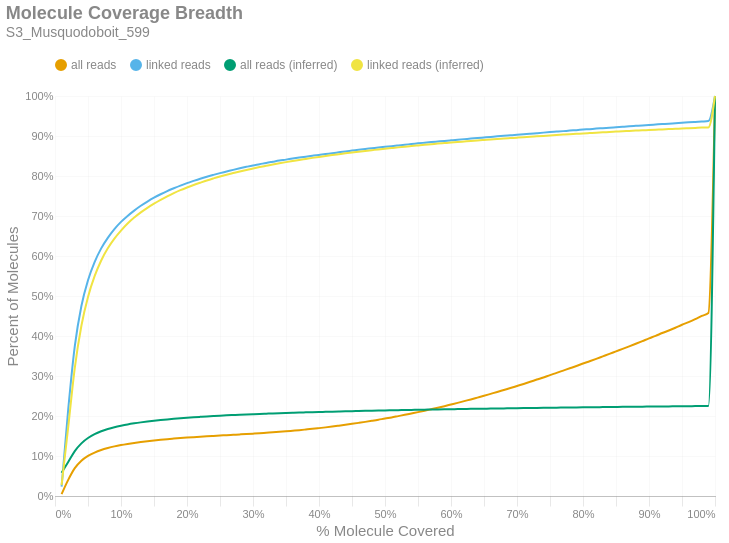

This figure's notebook cell:
### Markdown cell above
### Molecule Read Coverage
This chart shows molecule coverage breadth as computed by the number of bases aligned to that molecule. In other words, "*how much of each unique long molecule is actually sequenced/aligned?*" Keep in mind there is a distinction between sequences and alignments, since some sequences belonging to a particular molecule may not align well and wouldn't appear in the alignment data. This chart also shows molecule coverage breadth as computed by the *inferred fragment* from which the aligned sequences originate. Unlike read coverage, this calculation takes into account the total insert size, including unsequenced gaps between the forward and reverse reads. Like the previous figures, these are cumulative percents.

### Code cell
if SKIPLR:
    print_html(f"Skipped")
else:
    binned_df = consolidated_hist(valids['coverage_bp'], mask, 0.01, True)
    binned_df_inf = consolidated_hist(valids['coverage_inserts'], mask, 0.01, True)
    binned_df = binned_df.with_columns(pl.lit(binned_df_inf['all reads (cumsum)']).alias('all reads (inferred)'))
    binned_df = binned_df.with_columns(pl.lit(binned_df_inf['linked reads (cumsum)']).alias('linked reads (inferred)'))
    binned_df = binned_df.with_columns(
        (pl.col('bin').cast(pl.Float64) + 0.01).alias('right_edge')
    )

    with SafeRender(binned_df):
        (
            density_plot(binned_df, 'Molecule Coverage Breadth', samplename, 'molcov', ['all reads (inferred)','linked reads (inferred)'])
            .encode(
                #x=alt.X('bin:Q', title="% Molecule Covered").axis(format = '%').scale(padding=0),
                x=alt.X('right_edge:Q', title="% Molecule Covered").axis(format='%').scale(padding=0),
                y=alt.Y('value:Q', title='Percent of Molecules')
                    .axis(format='%')
                    .stack(False)
                    .scale(domainMin=0, padding=0),
                color=alt.Color("key:N").scale(domain = ["all reads", "linked reads", "all reads (inferred)", "linked reads (inferred)"]),
                tooltip = [
                    alt.Tooltip("key:N", title = "Data Type"),
                    alt.Tooltip("range_label:N", title="% Molecule Covered"),
                    alt.Tooltip("value:Q", format = ".2%", title="% Molecules")
                ]
            )
        ).display()

### Figure 1 — Vega-Lite specification as saved in the notebook (floating-point values rounded to 4 significant figures)
{"width": "container", "height": 400, "config": {"title": {"anchor": "start", "dy": -15, "fontSize": 18, "color": "#888888", "subtitleColor": "#888888", "subtitleFontSize": 14}, "arc": {"fill": "#0072B2"}, "axis": {"domainColor": "#888888", "domainWidth": 0.5, "gridWidth": 0.2, "grid": false, "titleFontWeight": 400, "titleFontSize": 15, "labelFontSize": 11, "labelColor": "#888888", "tickColor": "#888888", "tickWidth": 0.2, "titleColor": "#888888"}, "axisBand": {"grid": false}, "axisX": {"grid": true, "tickSize": 10, "domainCap": "round"}, "axisY": {"domain": false, "grid": true, "tickSize": 0, "domainCap": "round"}, "background": "transparent", "header": {"labelFontSize": 15, "labelColor": "#888888", "titleFontSize": 15, "titleFontWeight": 600, "titleColor": "#888888"}, "legend": {"labelFont": "sans-serif", "labelFontSize": 12, "labelColor": "#888888", "symbolSize": 100, "symbolType": "circle", "titleFontSize": 12, "titlePadding": 10, "titleColor": "#888888", "title": null, "orient": "top"}, "range": {"category": ["#E69F00", "#56B4E9", "#009E73", "#F0E442", "#0072B2", "#D55E00", "#CC79A7", "#000000"], "diverging": ["#cfe8f3", "#a2d4ec", "#73bfe2", "#46abdb", "#1696d2", "#12719e"]}, "area": {"fill": "#0072B2", "fillOpacity": 0.7, "line": true, "strokeOpacity": 0.7}, "line": {"color": "#0072B2", "stroke": "#0072B2", "strokeWidth": 2}, "trail": {"color": "#0072B2", "stroke": "#0072B2", "strokeWidth": 0, "size": 1}, "point": {"filled": true, "fillOpacity": 1.0, "size": 95}, "text": {"color": "#888888", "fontSize": 11, "align": "right", "fontWeight": 400, "size": 11}, "bar": {"fill": "#0072B2", "stroke": null}, "view": {"stroke": null, "continuousWidth": 660, "continuousHeight": 400}}, "data": {"name": "data-ebaa8e9aa73069ca1378014bee89e845"}, "mark": {"type": "line", "interpolate": "monotone", "point": {"opacity": 0, "size": 275}}, "encoding": {"color": {"field": "key", "scale": {"domain": ["all reads", "linked reads", "all reads (inferred)", "linked reads (inferred)"]}, "type": "nominal"}, "tooltip": [{"field": "key", "title": "Data Type", "type": "nominal"}, {"field": "range_label", "title": "% Molecule Covered", "type": "nominal"}, {"field": "value", "format": ".2%", "title": "% Molecules", "type": "quantitative"}], "x": {"axis": {"format": "%"}, "field": "right_edge", "scale": {"padding": 0}, "title": "% Molecule Covered", "type": "quantitative"}, "y": {"axis": {"format": "%"}, "field": "value", "scale": {"domainMin": 0, "padding": 0}, "stack": false, "title": "Percent of Molecules", "type": "quantitative"}}, "params": [{"name": "param_c36ac31b6afebe62", "select": {"type": "point", "fields": ["key"]}, "bind": "legend"}], "title": {"text": "Molecule Coverage Breadth", "subtitle": "S3_Musquodoboit_599"}, "transform": [{"fold": ["all reads (cumsum)", "linked reads (cumsum)", "all reads (inferred)", "linked reads (inferred)"]}, {"calculate": "replace(datum.key, ' (cumsum)', '')", "as": "key"}, {"filter": {"param": "param_c36ac31b6afebe62"}}], "usermeta": {"embedOptions": {"downloadFileName": "S3_Musquodoboit_599.molcov"}}, "$schema": "https://vega.github.io/schema/vega-lite/v6.1.0.json", "datasets": {"data-ebaa8e9aa73069ca1378014bee89e845": [{"bin": "0.0", "interval": "0.0-0.01", "all reads": 0.004591, "linked reads": 0.02348, "all reads (cumsum)": 0.004591, "linked reads (cumsum)": 0.02348, "range_label": "0.0-0.01", "all reads (inferred)": 0.05797, "linked reads (inferred)": 0.02724, "right_edge": 0.01}, {"bin": "0.01", "interval": "0.01-0.02", "all reads": 0.0357, "linked reads": 0.1926, "all reads (cumsum)": 0.04029, "linked reads (cumsum)": 0.2161, "range_label": "0.01-0.02", "all reads (inferred)": 0.08486, "linked reads (inferred)": 0.1722, "right_edge": 0.02}, {"bin": "0.02", "interval": "0.02-0.03", "all reads": 0.02932, "linked reads": 0.1588, "all reads (cumsum)": 0.06961, "linked reads (cumsum)": 0.3748, "range_label": "0.02-0.03", "all reads (inferred)": 0.1122, "linked reads (inferred)": 0.3205, "right_edge": 0.03}, {"bin": "0.03", "interval": "0.03-0.04", "all reads": 0.01857, "linked reads": 0.1001, "all reads (cumsum)": 0.08818, "linked reads (cumsum)": 0.475, "range_label": "0.03-0.04", "all reads (inferred)": 0.1316, "linked reads (inferred)": 0.4255, "right_edge": 0.04}, {"bin": "0.04", "interval": "0.04-0.05", "all reads": 0.01202, "linked reads": 0.0646, "all reads (cumsum)": 0.1002, "linked reads (cumsum)": 0.5396, "range_label": "0.04-0.05", "all reads (inferred)": 0.1449, "linked reads (inferred)": 0.4975, "right_edge": 0.05}, {"bin": "0.05", "interval": "0.05-0.06", "all reads": 0.008435, "linked reads": 0.04522, "all reads (cumsum)": 0.1086, "linked reads (cumsum)": 0.5848, "range_label": "0.05-0.06", "all reads (inferred)": 0.1545, "linked reads (inferred)": 0.5495, "right_edge": 0.06}, {"bin": "0.06", "interval": "0.06-0.07", "all reads": 0.0064, "linked reads": 0.0343, "all reads (cumsum)": 0.115, "linked reads (cumsum)": 0.6191, "range_label": "0.06-0.07", "all reads (inferred)": 0.1618, "linked reads (inferred)": 0.5889, "right_edge": 0.07}, {"bin": "0.07", "interval": "0.07-0.08", "all reads": 0.004918, "linked reads": 0.02625, "all reads (cumsum)": 0.12, "linked reads (cumsum)": 0.6454, "range_label": "0.07-0.08", "all reads (inferred)": 0.1674, "linked reads (inferred)": 0.6192, "right_edge": 0.08}, {"bin": "0.08", "interval": "0.08-0.09", "all reads": 0.004103, "linked reads": 0.02191, "all reads (cumsum)": 0.1241, "linked reads (cumsum)": 0.6673, "range_label": "0.08-0.09", "all reads (inferred)": 0.1719, "linked reads (inferred)": 0.6435, "right_edge": 0.09}, {"bin": "0.09", "interval": "0.09-0.1", "all reads": 0.003387, "linked reads": 0.01807, "all reads (cumsum)": 0.1274, "linked reads (cumsum)": 0.6853, "range_label": "0.09-0.1", "all reads (inferred)": 0.1756, "linked reads (inferred)": 0.6635, "right_edge": 0.1}, {"bin": "0.1", "interval": "0.1-0.11", "all reads": 0.002825, "linked reads": 0.01491, "all reads (cumsum)": 0.1303, "linked reads (cumsum)": 0.7003, "range_label": "0.1-0.11", "all reads (inferred)": 0.1789, "linked reads (inferred)": 0.6811, "right_edge": 0.11}, {"bin": "0.11", "interval": "0.11-0.12", "all reads": 0.002508, "linked reads": 0.01321, "all reads (cumsum)": 0.1328, "linked reads (cumsum)": 0.7135, "range_label": "0.11-0.12", "all reads (inferred)": 0.1816, "linked reads (inferred)": 0.696, "right_edge": 0.12}, {"bin": "0.12", "interval": "0.12-0.13", "all reads": 0.002285, "linked reads": 0.01207, "all reads (cumsum)": 0.1351, "linked reads (cumsum)": 0.7255, "range_label": "0.12-0.13", "all reads (inferred)": 0.1841, "linked reads (inferred)": 0.709, "right_edge": 0.13}, {"bin": "0.13", "interval": "0.13-0.14", "all reads": 0.002011, "linked reads": 0.0105, "all reads (cumsum)": 0.1371, "linked reads (cumsum)": 0.736, "range_label": "0.13-0.14", "all reads (inferred)": 0.1862, "linked reads (inferred)": 0.7204, "right_edge": 0.14}, {"bin": "0.14", "interval": "0.14-0.15", "all reads": 0.001848, "linked reads": 0.009638, "all reads (cumsum)": 0.1389, "linked reads (cumsum)": 0.7457, "range_label": "0.14-0.15", "all reads (inferred)": 0.1881, "linked reads (inferred)": 0.7308, "right_edge": 0.15}, {"bin": "0.15", "interval": "0.15-0.16", "all reads": 0.001665, "linked reads": 0.008678, "all reads (cumsum)": 0.1406, "linked reads (cumsum)": 0.7544, "range_label": "0.15-0.16", "all reads (inferred)": 0.1899, "linked reads (inferred)": 0.7404, "right_edge": 0.16}, {"bin": "0.16", "interval": "0.16-0.17", "all reads": 0.001538, "linked reads": 0.007977, "all reads (cumsum)": 0.1421, "linked reads (cumsum)": 0.7623, "range_label": "0.16-0.17", "all reads (inferred)": 0.1915, "linked reads (inferred)": 0.7493, "right_edge": 0.17}, {"bin": "0.17", "interval": "0.17-0.18", "all reads": 0.001359, "linked reads": 0.007024, "all reads (cumsum)": 0.1435, "linked reads (cumsum)": 0.7694, "range_label": "0.17-0.18", "all reads (inferred)": 0.193, "linked reads (inferred)": 0.7573, "right_edge": 0.18}, {"bin": "0.18", "interval": "0.18-0.19", "all reads": 0.001316, "linked reads": 0.00674, "all reads (cumsum)": 0.1448, "linked reads (cumsum)": 0.7761, "range_label": "0.18-0.19", "all reads (inferred)": 0.1944, "linked reads (inferred)": 0.7646, "right_edge": 0.19}, {"bin": "0.19", "interval": "0.19-0.2", "all reads": 0.001234, "linked reads": 0.006199, "all reads (cumsum)": 0.146, "linked reads (cumsum)": 0.7823, "range_label": "0.19-0.2", "all reads (inferred)": 0.1956, "linked reads (inferred)": 0.7712, "right_edge": 0.2}, {"bin": "0.2", "interval": "0.2-0.21", "all reads": 0.001119, "linked reads": 0.005623, "all reads (cumsum)": 0.1472, "linked reads (cumsum)": 0.7879, "range_label": "0.2-0.21", "all reads (inferred)": 0.1968, "linked reads (inferred)": 0.7774, "right_edge": 0.21}, {"bin": "0.21", "interval": "0.21-0.22", "all reads": 0.001078, "linked reads": 0.005399, "all reads (cumsum)": 0.1482, "linked reads (cumsum)": 0.7933, "range_label": "0.21-0.22", "all reads (inferred)": 0.1979, "linked reads (inferred)": 0.7832, "right_edge": 0.22}, {"bin": "0.22", "interval": "0.22-0.23", "all reads": 0.001024, "linked reads": 0.004961, "all reads (cumsum)": 0.1493, "linked reads (cumsum)": 0.7983, "range_label": "0.22-0.23", "all reads (inferred)": 0.1989, "linked reads (inferred)": 0.7888, "right_edge": 0.23}, {"bin": "0.23", "interval": "0.23-0.24", "all reads": 0.0009561, "linked reads": 0.004542, "all reads (cumsum)": 0.1502, "linked reads (cumsum)": 0.8028, "range_label": "0.23-0.24", "all reads (inferred)": 0.1999, "linked reads (inferred)": 0.794, "right_edge": 0.24}, {"bin": "0.24", "interval": "0.24-0.25", "all reads": 0.0009379, "linked reads": 0.00436, "all reads (cumsum)": 0.1512, "linked reads (cumsum)": 0.8072, "range_label": "0.24-0.25", "all reads (inferred)": 0.2008, "linked reads (inferred)": 0.7988, "right_edge": 0.25}, {"bin": "0.25", "interval": "0.25-0.26", "all reads": 0.0009036, "linked reads": 0.004062, "all reads (cumsum)": 0.1521, "linked reads (cumsum)": 0.8112, "range_label": "0.25-0.26", "all reads (inferred)": 0.2016, "linked reads (inferred)": 0.8032, "right_edge": 0.26}, {"bin": "0.26", "interval": "0.26-0.27", "all reads": 0.0009463, "linked reads": 0.004147, "all reads (cumsum)": 0.153, "linked reads (cumsum)": 0.8154, "range_label": "0.26-0.27", "all reads (inferred)": 0.2024, "linked reads (inferred)": 0.8073, "right_edge": 0.27}, {"bin": "0.27", "interval": "0.27-0.28", "all reads": 0.0009412, "linked reads": 0.003902, "all reads (cumsum)": 0.1539, "linked reads (cumsum)": 0.8193, "range_label": "0.27-0.28", "all reads (inferred)": 0.2032, "linked reads (inferred)": 0.8113, "right_edge": 0.28}, {"bin": "0.28", "interval": "0.28-0.29", "all reads": 0.0009574, "linked reads": 0.003621, "all reads (cumsum)": 0.1549, "linked reads (cumsum)": 0.8229, "range_label": "0.28-0.29", "all reads (inferred)": 0.2039, "linked reads (inferred)": 0.8152, "right_edge": 0.29}, {"bin": "0.29", "interval": "0.29-0.3", "all reads": 0.001004, "linked reads": 0.003475, "all reads (cumsum)": 0.1559, "linked reads (cumsum)": 0.8264, "range_label": "0.29-0.3", "all reads (inferred)": 0.2046, "linked reads (inferred)": 0.8188, "right_edge": 0.3}, {"bin": "0.3", "interval": "0.3-0.31", "all reads": 0.001041, "linked reads": 0.00308, "all reads (cumsum)": 0.1569, "linked reads (cumsum)": 0.8295, "range_label": "0.3-0.31", "all reads (inferred)": 0.2052, "linked reads (inferred)": 0.8223, "right_edge": 0.31}, {"bin": "0.31", "interval": "0.31-0.32", "all reads": 0.001167, "linked reads": 0.003254, "all reads (cumsum)": 0.1581, "linked reads (cumsum)": 0.8327, "range_label": "0.31-0.32", "all reads (inferred)": 0.2058, "linked reads (inferred)": 0.8255, "right_edge": 0.32}, {"bin": "0.32", "interval": "0.32-0.33", "all reads": 0.001143, "linked reads": 0.002902, "all reads (cumsum)": 0.1593, "linked reads (cumsum)": 0.8356, "range_label": "0.32-0.33", "all reads (inferred)": 0.2065, "linked reads (inferred)": 0.8288, "right_edge": 0.33}, {"bin": "0.33", "interval": "0.33-0.34", "all reads": 0.001202, "linked reads": 0.002852, "all reads (cumsum)": 0.1605, "linked reads (cumsum)": 0.8385, "range_label": "0.33-0.34", "all reads (inferred)": 0.207, "linked reads (inferred)": 0.8318, "right_edge": 0.34}, {"bin": "0.34", "interval": "0.34-0.35", "all reads": 0.001305, "linked reads": 0.002472, "all reads (cumsum)": 0.1618, "linked reads (cumsum)": 0.8409, "range_label": "0.34-0.35", "all reads (inferred)": 0.2076, "linked reads (inferred)": 0.8347, "right_edge": 0.35}, {"bin": "0.35", "interval": "0.35-0.36", "all reads": 0.001442, "linked reads": 0.002639, "all reads (cumsum)": 0.1632, "linked reads (cumsum)": 0.8436, "range_label": "0.35-0.36", "all reads (inferred)": 0.2081, "linked reads (inferred)": 0.8375, "right_edge": 0.36}, {"bin": "0.36", "interval": "0.36-0.37", "all reads": 0.001446, "linked reads": 0.002454, "all reads (cumsum)": 0.1647, "linked reads (cumsum)": 0.846, "range_label": "0.36-0.37", "all reads (inferred)": 0.2086, "linked reads (inferred)": 0.8402, "right_edge": 0.37}, {"bin": "0.37", "interval": "0.37-0.38", "all reads": 0.001583, "linked reads": 0.002319, "all reads (cumsum)": 0.1662, "linked reads (cumsum)": 0.8484, "range_label": "0.37-0.38", "all reads (inferred)": 0.2091, "linked reads (inferred)": 0.8428, "right_edge": 0.38}, {"bin": "0.38", "interval": "0.38-0.39", "all reads": 0.001625, "linked reads": 0.002219, "all reads (cumsum)": 0.1679, "linked reads (cumsum)": 0.8506, "range_label": "0.38-0.39", "all reads (inferred)": 0.2096, "linked reads (inferred)": 0.8453, "right_edge": 0.39}, {"bin": "0.39", "interval": "0.39-0.4", "all reads": 0.00182, "linked reads": 0.002209, "all reads (cumsum)": 0.1697, "linked reads (cumsum)": 0.8528, "range_label": "0.39-0.4", "all reads (inferred)": 0.21, "linked reads (inferred)": 0.8478, "right_edge": 0.4}, {"bin": "0.4", "interval": "0.4-0.41", "all reads": 0.001876, "linked reads": 0.002169, "all reads (cumsum)": 0.1716, "linked reads (cumsum)": 0.855, "range_label": "0.4-0.41", "all reads (inferred)": 0.2105, "linked reads (inferred)": 0.85, "right_edge": 0.41}, {"bin": "0.41", "interval": "0.41-0.42", "all reads": 0.001983, "linked reads": 0.002049, "all reads (cumsum)": 0.1735, "linked reads (cumsum)": 0.857, "range_label": "0.41-0.42", "all reads (inferred)": 0.2109, "linked reads (inferred)": 0.8523, "right_edge": 0.42}, {"bin": "0.42", "interval": "0.42-0.43", "all reads": 0.002178, "linked reads": 0.002266, "all reads (cumsum)": 0.1757, "linked reads (cumsum)": 0.8593, "range_label": "0.42-0.43", "all reads (inferred)": 0.2114, "linked reads (inferred)": 0.8546, "right_edge": 0.43}, {"bin": "0.43", "interval": "0.43-0.44", "all reads": 0.002248, "linked reads": 0.002219, "all reads (cumsum)": 0.178, "linked reads (cumsum)": 0.8615, "range_label": "0.43-0.44", "all reads (inferred)": 0.2118, "linked reads (inferred)": 0.8568, "right_edge": 0.44}, {"bin": "0.44", "interval": "0.44-0.45", "all reads": 0.002387, "linked reads": 0.002006, "all reads (cumsum)": 0.1804, "linked reads (cumsum)": 0.8635, "range_label": "0.44-0.45", "all reads (inferred)": 0.2122, "linked reads (inferred)": 0.8588, "right_edge": 0.45}, {"bin": "0.45", "interval": "0.45-0.46", "all reads": 0.00246, "linked reads": 0.002052, "all reads (cumsum)": 0.1828, "linked reads (cumsum)": 0.8655, "range_label": "0.45-0.46", "all reads (inferred)": 0.2125, "linked reads (inferred)": 0.8607, "right_edge": 0.46}, {"bin": "0.46", "interval": "0.46-0.47", "all reads": 0.002506, "linked reads": 0.001974, "all reads (cumsum)": 0.1853, "linked reads (cumsum)": 0.8675, "range_label": "0.46-0.47", "all reads (inferred)": 0.2129, "linked reads (inferred)": 0.8626, "right_edge": 0.47}, {"bin": "0.47", "interval": "0.47-0.48", "all reads": 0.002615, "linked reads": 0.001846, "all reads (cumsum)": 0.1879, "linked reads (cumsum)": 0.8694, "range_label": "0.47-0.48", "all reads (inferred)": 0.2133, "linked reads (inferred)": 0.8645, "right_edge": 0.48}, {"bin": "0.48", "interval": "0.48-0.49", "all reads": 0.002752, "linked reads": 0.00191, "all reads (cumsum)": 0.1907, "linked reads (cumsum)": 0.8713, "range_label": "0.48-0.49", "all reads (inferred)": 0.2137, "linked reads (inferred)": 0.8665, "right_edge": 0.49}, {"bin": "0.49", "interval": "0.49-0.5", "all reads": 0.003075, "linked reads": 0.00176, "all reads (cumsum)": 0.1938, "linked reads (cumsum)": 0.873, "range_label": "0.49-0.5", "all reads (inferred)": 0.214, "linked reads (inferred)": 0.8684, "right_edge": 0.5}, {"bin": "0.5", "interval": "0.5-0.51", "all reads": 0.002752, "linked reads": 0.001625, "all reads (cumsum)": 0.1965, "linked reads (cumsum)": 0.8747, "range_label": "0.5-0.51", "all reads (inferred)": 0.2143, "linked reads (inferred)": 0.8699, "right_edge": 0.51}, {"bin": "0.51", "interval": "0.51-0.52", "all reads": 0.003218, "linked reads": 0.001768, "all reads (cumsum)": 0.1997, "linked reads (cumsum)": 0.8764, "range_label": "0.51-0.52", "all reads (inferred)": 0.2147, "linked reads (inferred)": 0.8716, "right_edge": 0.52}, {"bin": "0.52", "interval": "0.52-0.53", "all reads": 0.003197, "linked reads": 0.001814, "all reads (cumsum)": 0.2029, "linked reads (cumsum)": 0.8782, "range_label": "0.52-0.53", "all reads (inferred)": 0.215, "linked reads (inferred)": 0.8733, "right_edge": 0.53}, {"bin": "0.53", "interval": "0.53-0.54", "all reads": 0.003376, "linked reads": 0.00159, "all reads (cumsum)": 0.2063, "linked reads (cumsum)": 0.8798, "range_label": "0.53-0.54", "all reads (inferred)": 0.2153, "linked reads (inferred)": 0.8749, "right_edge": 0.54}, {"bin": "0.54", "interval": "0.54-0.55", "all reads": 0.003373, "linked reads": 0.001785, "all reads (cumsum)": 0.2097, "linked reads (cumsum)": 0.8816, "range_label": "0.54-0.55", "all reads (inferred)": 0.2156, "linked reads (inferred)": 0.8765, "right_edge": 0.55}, {"bin": "0.55", "interval": "0.55-0.56", "all reads": 0.003585, "linked reads": 0.001597, "all reads (cumsum)": 0.2133, "linked reads (cumsum)": 0.8832, "range_label": "0.55-0.56", "all reads (inferred)": 0.2159, "linked reads (inferred)": 0.878, "right_edge": 0.56}, {"bin": "0.56", "interval": "0.56-0.57", "all reads": 0.003715, "linked reads": 0.001561, "all reads (cumsum)": 0.217, "linked reads (cumsum)": 0.8848, "range_label": "0.56-0.57", "all reads (inferred)": 0.2162, "linked reads (inferred)": 0.8795, "right_edge": 0.57}, {"bin": "0.57", "interval": "0.57-0.58", "all reads": 0.003737, "linked reads": 0.001504, "all reads (cumsum)": 0.2207, "linked reads (cumsum)": 0.8863, "range_label": "0.57-0.58", "all reads (inferred)": 0.2165, "linked reads (inferred)": 0.881, "right_edge": 0.58}, {"bin": "0.58", "interval": "0.58-0.59", "all reads": 0.0039, "linked reads": 0.001504, "all reads (cumsum)": 0.2246, "linked reads (cumsum)": 0.8878, "range_label": "0.58-0.59", "all reads (inferred)": 0.2168, "linked reads (inferred)": 0.8823, "right_edge": 0.59}, {"bin": "0.59", "interval": "0.59-0.6", "all reads": 0.004082, "linked reads": 0.00149, "all reads (cumsum)": 0.2287, "linked reads (cumsum)": 0.8893, "range_label": "0.59-0.6", "all reads (inferred)": 0.2171, "linked reads (inferred)": 0.8837, "right_edge": 0.6}, {"bin": "0.6", "interval": "0.6-0.61", "all reads": 0.004075, "linked reads": 0.001483, "all reads (cumsum)": 0.2328, "linked reads (cumsum)": 0.8908, "range_label": "0.6-0.61", "all reads (inferred)": 0.2173, "linked reads (inferred)": 0.8849, "right_edge": 0.61}, {"bin": "0.61", "interval": "0.61-0.62", "all reads": 0.004396, "linked reads": 0.001426, "all reads (cumsum)": 0.2372, "linked reads (cumsum)": 0.8922, "range_label": "0.61-0.62", "all reads (inferred)": 0.2176, "linked reads (inferred)": 0.8863, "right_edge": 0.62}, {"bin": "0.62", "interval": "0.62-0.63", "all reads": 0.004275, "linked reads": 0.001376, "all reads (cumsum)": 0.2414, "linked reads (cumsum)": 0.8936, "range_label": "0.62-0.63", "all reads (inferred)": 0.2178, "linked reads (inferred)": 0.8877, "right_edge": 0.63}, {"bin": "0.63", "interval": "0.63-0.64", "all reads": 0.004571, "linked reads": 0.00148, "all reads (cumsum)": 0.246, "linked reads (cumsum)": 0.895, "range_label": "0.63-0.64", "all reads (inferred)": 0.2181, "linked reads (inferred)": 0.889, "right_edge": 0.64}, {"bin": "0.64", "interval": "0.64-0.65", "all reads": 0.004568, "linked reads": 0.001355, "all reads (cumsum)": 0.2506, "linked reads (cumsum)": 0.8964, "range_label": "0.64-0.65", "all reads (inferred)": 0.2183, "linked reads (inferred)": 0.8901, "right_edge": 0.65}, {"bin": "0.65", "interval": "0.65-0.66", "all reads": 0.004753, "linked reads": 0.001359, "all reads (cumsum)": 0.2553, "linked reads (cumsum)": 0.8978, "range_label": "0.65-0.66", "all reads (inferred)": 0.2186, "linked reads (inferred)": 0.8912, "right_edge": 0.66}, {"bin": "0.66", "interval": "0.66-0.67", "all reads": 0.004719, "linked reads": 0.001373, "all reads (cumsum)": 0.2601, "linked reads (cumsum)": 0.8991, "range_label": "0.66-0.67", "all reads (inferred)": 0.2188, "linked reads (inferred)": 0.8925, "right_edge": 0.67}, {"bin": "0.67", "interval": "0.67-0.68", "all reads": 0.004952, "linked reads": 0.001295, "all reads (cumsum)": 0.265, "linked reads (cumsum)": 0.9004, "range_label": "0.67-0.68", "all reads (inferred)": 0.219, "linked reads (inferred)": 0.8936, "right_edge": 0.68}, {"bin": "0.68", "interval": "0.68-0.69", "all reads": 0.004884, "linked reads": 0.001348, "all reads (cumsum)": 0.2699, "linked reads (cumsum)": 0.9018, "range_label": "0.68-0.69", "all reads (inferred)": 0.2193, "linked reads (inferred)": 0.8947, "right_edge": 0.69}, {"bin": "0.69", "interval": "0.69-0.7", "all reads": 0.005154, "linked reads": 0.00133, "all reads (cumsum)": 0.275, "linked reads (cumsum)": 0.9031, "range_label": "0.69-0.7", "all reads (inferred)": 0.2195, "linked reads (inferred)": 0.8959, "right_edge": 0.7}, {"bin": "0.7", "interval": "0.7-0.71", "all reads": 0.005148, "linked reads": 0.001206, "all reads (cumsum)": 0.2802, "linked reads (cumsum)": 0.9043, "range_label": "0.7-0.71", "all reads (inferred)": 0.2197, "linked reads (inferred)": 0.897, "right_edge": 0.71}, {"bin": "0.71", "interval": "0.71-0.72", "all reads": 0.005358, "linked reads": 0.001348, "all reads (cumsum)": 0.2855, "linked reads (cumsum)": 0.9057, "range_label": "0.71-0.72", "all reads (inferred)": 0.22, "linked reads (inferred)": 0.898, "right_edge": 0.72}, {"bin": "0.72", "interval": "0.72-0.73", "all reads": 0.005519, "linked reads": 0.001408, "all reads (cumsum)": 0.2911, "linked reads (cumsum)": 0.9071, "range_label": "0.72-0.73", "all reads (inferred)": 0.2202, "linked reads (inferred)": 0.8992, "right_edge": 0.73}, {"bin": "0.73", "interval": "0.73-0.74", "all reads": 0.005341, "linked reads": 0.00138, "all reads (cumsum)": 0.2964, "linked reads (cumsum)": 0.9084, "range_label": "0.73-0.74", "all reads (inferred)": 0.2204, "linked reads (inferred)": 0.9003, "right_edge": 0.74}, {"bin": "0.74", "interval": "0.74-0.75", "all reads": 0.005871, "linked reads": 0.001316, "all reads (cumsum)": 0.3023, "linked reads (cumsum)": 0.9098, "range_label": "0.74-0.75", "all reads (inferred)": 0.2206, "linked reads (inferred)": 0.9014, "right_edge": 0.75}, {"bin": "0.75", "interval": "0.75-0.76", "all reads": 0.0055, "linked reads": 0.001206, "all reads (cumsum)": 0.3078, "linked reads (cumsum)": 0.911, "range_label": "0.75-0.76", "all reads (inferred)": 0.2209, "linked reads (inferred)": 0.9024, "right_edge": 0.76}, {"bin": "0.76", "interval": "0.76-0.77", "all reads": 0.005729, "linked reads": 0.001227, "all reads (cumsum)": 0.3135, "linked reads (cumsum)": 0.9122, "range_label": "0.76-0.77", "all reads (inferred)": 0.2211, "linked reads (inferred)": 0.9035, "right_edge": 0.77}, {"bin": "0.77", "interval": "0.77-0.78", "all reads": 0.005708, "linked reads": 0.001327, "all reads (cumsum)": 0.3192, "linked reads (cumsum)": 0.9135, "range_label": "0.77-0.78", "all reads (inferred)": 0.2213, "linked reads (inferred)": 0.9045, "right_edge": 0.78}, {"bin": "0.78", "interval": "0.78-0.79", "all reads": 0.00578, "linked reads": 0.001156, "all reads (cumsum)": 0.325, "linked reads (cumsum)": 0.9147, "range_label": "0.78-0.79", "all reads (inferred)": 0.2215, "linked reads (inferred)": 0.9055, "right_edge": 0.79}, {"bin": "0.79", "interval": "0.79-0.8", "all reads": 0.006189, "linked reads": 0.001319, "all reads (cumsum)": 0.3312, "linked reads (cumsum)": 0.916, "range_label": "0.79-0.8", "all reads (inferred)": 0.2217, "linked reads (inferred)": 0.9064, "right_edge": 0.8}, {"bin": "0.8", "interval": "0.8-0.81", "all reads": 0.005773, "linked reads": 0.001184, "all reads (cumsum)": 0.337, "linked reads (cumsum)": 0.9172, "range_label": "0.8-0.81", "all reads (inferred)": 0.2219, "linked reads (inferred)": 0.9073, "right_edge": 0.81}, {"bin": "0.81", "interval": "0.81-0.82", "all reads": 0.005973, "linked reads": 0.001312, "all reads (cumsum)": 0.3429, "linked reads (cumsum)": 0.9185, "range_label": "0.81-0.82", "all reads (inferred)": 0.2221, "linked reads (inferred)": 0.9083, "right_edge": 0.82}, {"bin": "0.82", "interval": "0.82-0.83", "all reads": 0.006162, "linked reads": 0.001067, "all reads (cumsum)": 0.3491, "linked reads (cumsum)": 0.9196, "range_label": "0.82-0.83", "all reads (inferred)": 0.2223, "linked reads (inferred)": 0.9091, "right_edge": 0.83}, {"bin": "0.83", "interval": "0.83-0.84", "all reads": 0.006158, "linked reads": 0.00112, "all reads (cumsum)": 0.3553, "linked reads (cumsum)": 0.9207, "range_label": "0.83-0.84", "all reads (inferred)": 0.2225, "linked reads (inferred)": 0.9101, "right_edge": 0.84}, {"bin": "0.84", "interval": "0.84-0.85", "all reads": 0.00627, "linked reads": 0.001202, "all reads (cumsum)": 0.3615, "linked reads (cumsum)": 0.9219, "range_label": "0.84-0.85", "all reads (inferred)": 0.2226, "linked reads (inferred)": 0.911, "right_edge": 0.85}, {"bin": "0.85", "interval": "0.85-0.86", "all reads": 0.006217, "linked reads": 0.001181, "all reads (cumsum)": 0.3677, "linked reads (cumsum)": 0.9231, "range_label": "0.85-0.86", "all reads (inferred)": 0.2228, "linked reads (inferred)": 0.9119, "right_edge": 0.86}, {"bin": "0.86", "interval": "0.86-0.87", "all reads": 0.00633, "linked reads": 0.001167, "all reads (cumsum)": 0.3741, "linked reads (cumsum)": 0.9242, "range_label": "0.86-0.87", "all reads (inferred)": 0.223, "linked reads (inferred)": 0.9126, "right_edge": 0.87}, {"bin": "0.87", "interval": "0.87-0.88", "all reads": 0.006539, "linked reads": 0.001103, "all reads (cumsum)": 0.3806, "linked reads (cumsum)": 0.9253, "range_label": "0.87-0.88", "all reads (inferred)": 0.2232, "linked reads (inferred)": 0.9134, "right_edge": 0.88}, {"bin": "0.88", "interval": "0.88-0.89", "all reads": 0.006602, "linked reads": 0.001095, "all reads (cumsum)": 0.3872, "linked reads (cumsum)": 0.9264, "range_label": "0.88-0.89", "all reads (inferred)": 0.2233, "linked reads (inferred)": 0.9142, "right_edge": 0.89}, {"bin": "0.89", "interval": "0.89-0.9", "all reads": 0.006722, "linked reads": 0.001263, "all reads (cumsum)": 0.3939, "linked reads (cumsum)": 0.9277, "range_label": "0.89-0.9", "all reads (inferred)": 0.2235, "linked reads (inferred)": 0.9151, "right_edge": 0.9}, {"bin": "0.9", "interval": "0.9-0.91", "all reads": 0.006331, "linked reads": 0.001049, "all reads (cumsum)": 0.4003, "linked reads (cumsum)": 0.9287, "range_label": "0.9-0.91", "all reads (inferred)": 0.2237, "linked reads (inferred)": 0.9158, "right_edge": 0.91}, {"bin": "0.91", "interval": "0.91-0.92", "all reads": 0.007121, "linked reads": 0.001053, "all reads (cumsum)": 0.4074, "linked reads (cumsum)": 0.9298, "range_label": "0.91-0.92", "all reads (inferred)": 0.2239, "linked reads (inferred)": 0.9165, "right_edge": 0.92}, {"bin": "0.92", "interval": "0.92-0.93", "all reads": 0.00631, "linked reads": 0.001014, "all reads (cumsum)": 0.4137, "linked reads (cumsum)": 0.9308, "range_label": "0.92-0.93", "all reads (inferred)": 0.224, "linked reads (inferred)": 0.9173, "right_edge": 0.93}, {"bin": "0.93", "interval": "0.93-0.94", "all reads": 0.006866, "linked reads": 0.001184, "all reads (cumsum)": 0.4206, "linked reads (cumsum)": 0.932, "range_label": "0.93-0.94", "all reads (inferred)": 0.2242, "linked reads (inferred)": 0.9181, "right_edge": 0.94}, {"bin": "0.94", "interval": "0.94-0.95", "all reads": 0.007665, "linked reads": 0.001095, "all reads (cumsum)": 0.4282, "linked reads (cumsum)": 0.9331, "range_label": "0.94-0.95", "all reads (inferred)": 0.2244, "linked reads (inferred)": 0.9188, "right_edge": 0.95}, {"bin": "0.95", "interval": "0.95-0.96", "all reads": 0.006419, "linked reads": 0.001216, "all reads (cumsum)": 0.4346, "linked reads (cumsum)": 0.9343, "range_label": "0.95-0.96", "all reads (inferred)": 0.2246, "linked reads (inferred)": 0.9195, "right_edge": 0.96}, {"bin": "0.96", "interval": "0.96-0.97", "all reads": 0.007448, "linked reads": 0.0009958, "all reads (cumsum)": 0.4421, "linked reads (cumsum)": 0.9353, "range_label": "0.96-0.97", "all reads (inferred)": 0.2248, "linked reads (inferred)": 0.9202, "right_edge": 0.97}, {"bin": "0.97", "interval": "0.97-0.98", "all reads": 0.008122, "linked reads": 0.0009211, "all reads (cumsum)": 0.4502, "linked reads (cumsum)": 0.9362, "range_label": "0.97-0.98", "all reads (inferred)": 0.225, "linked reads (inferred)": 0.9209, "right_edge": 0.98}, {"bin": "0.98", "interval": "0.98-0.99", "all reads": 0.007214, "linked reads": 0.001049, "all reads (cumsum)": 0.4574, "linked reads (cumsum)": 0.9373, "range_label": "0.98-0.99", "all reads (inferred)": 0.2252, "linked reads (inferred)": 0.9214, "right_edge": 0.99}, {"bin": "0.99", "interval": "0.99-1.0", "all reads": 0.5426, "linked reads": 0.06274, "all reads (cumsum)": 1.0, "linked reads (cumsum)": 1.0, "range_label": "0.99-1.0", "all reads (inferred)": 1.0, "linked reads (inferred)": 1.0, "right_edge": 1.0}]}}
